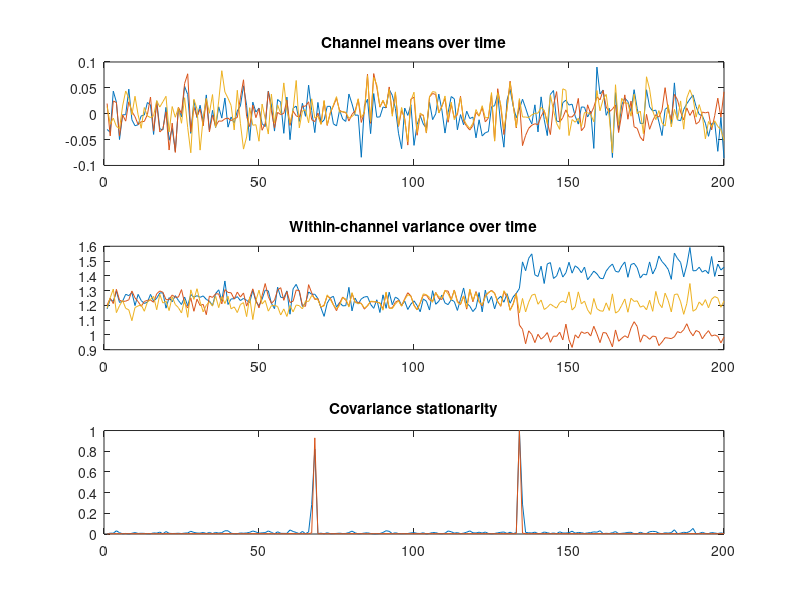

Source code (MATLAB): (Note: this script raises an error after producing the figure.)



%% Chapter 9.1, Figure 9.1

n = 10000;
nbins = 200;

x = linspace(0,5,n) + randn(1,n);
y = randn(1,n);

% This is a fast way to compute means over non-overlapping windows.
% Note that it will work only if 'nbins' neatly fits into 'n'.
% As an exercise, modify the code below so it will work if n=10001.
timeMeanX = mean(reshape(x,n/nbins,nbins));
timeMeanY = mean(reshape(y,n/nbins,nbins));

subplot(221)
plot(x)
xlabel('Time'), ylabel('Value')
title('Mean non-stationary signal')

subplot(222)
plot(y)
xlabel('Time'), ylabel('Value')
title('Mean stationary signal')

subplot(223)
plot(1:n/nbins:n,timeMeanX)
xlabel('Time'), ylabel('Mean value')

subplot(224)
plot(1:n/nbins:n,timeMeanY)
xlabel('Time'), ylabel('Mean value')

%% Chapter 9.1, Figure 9.2

% compute the derivative of mean-non-stationary variable x
x = diff(x);
x(end+1)=x(end);

% recompute means over time
timeMeanX = mean(reshape(x,n/nbins,nbins));

clf
subplot(221)
plot(x)
xlabel('Time'), ylabel('Value')
title('Mean non-stationary signal, made stationary')

subplot(223)
plot(1:n/nbins:n,timeMeanX)
xlabel('Time'), ylabel('Value')

%% Chapter 9.2, Figure 9.3

% increasing variance over time
x = linspace(1,5,n) .* randn(1,n);

% variance increases then decreases over time
y = exp(-linspace(-1,1,n).^2) .* randn(1,n);

% Same trick as above to compute variance over non-overlapping windows.
% This will also only work if 'nbins' neatly divides into 'n'.
timevarX = var(reshape(x,n/nbins,nbins),[],1);
timevarY = var(reshape(y,n/nbins,nbins),[],1);

subplot(221)
plot(x)
xlabel('Time'), ylabel('Value')
title('Variance non-stationary signal')

subplot(222)
plot(y)
xlabel('Time'), ylabel('Value')
title('Variance non-stationary signal')

subplot(223)
plot(1:n/nbins:n,timevarX)
xlabel('Time'), ylabel('Variance')

subplot(224)
plot(1:n/nbins:n,timevarY)
xlabel('Time'), ylabel('Value')

%% Chapter 9.3, Figure 9.4

srate = 1000;
t = 0:1/srate:5;
n = length(t);

% Chirp of randomly fluctuating frequencies
freqTS = interp1(10*rand(5,1),linspace(1,5,n),'spline');
centfreq = mean(freqTS);
k = (centfreq/srate)*2*pi/centfreq;
y = sin(2*pi.*centfreq.*t + k*cumsum(freqTS-centfreq));

% compute phase velocity (remember from chapter 8 that this value, when
% scaled, is the instantaneous frequency of the signal.
phases1 = diff(unwrap(angle(hilbert(y))));

% now create a signal that is phase stationary
y = sin(2*pi.*10.*t);
phases2 = diff(unwrap(angle(hilbert(y))));

% plot
subplot(211)
plot(t(1:end-1),phases1)
set(gca,'ylim',[0 .15])
ylabel('Phase angle derivative')
title('Phase non-stationary signal')

subplot(212)
plot(t(1:end-1),phases2)
set(gca,'ylim',[0 .15])
xlabel('Time (s)'), ylabel('Phase angle derivative')
title('Phase stationary signal')

%% Chapter 9.4, Figure 9.5

% N per section
n = 100000;

% covariance matrices (3x3 because there will be 3 variables)
v{1} = [1 .5  0; .5  1  0;  0  0  1.1];
v{2} = [1.1 .1  0; .1  1.1  0;  0  1.1 .1];
v{3} = [.8  0 .9;  0 1  0; 0 0  1.1];

% initialize matrices
mvsig = zeros(0,length(v));
covar = cell(size(v));

% Loop through covariance segments
for i=1:length(v)
    % create ideal covariance matrix
    c = chol(v{i}*v{i}');
    
    % create random numbers with this covariance structure
    tempd = randn(n,size(v{i},1))*c;
    
    % compute the actual covariance
    covar{i} = (tempd'*tempd)/n;
    mvsig = cat(1,mvsig,tempd);
end
nn = length(mvsig);

% plot the three time series
figure(1), clf
subplot(211)
plot(mvsig)
hold on
plot([n n;n*2 n*2]',get(gca,'ylim'),'k:')

% and plot the covariance matrices within each segment
for i=1:3
    subplot(2,3,i+3)
    imagesc(covar{i})
    set(gca,'clim',[-1.5 1.5])
    title([ 'Covariance of segment ' num2str(i) ])
end

%% Chapter 9.4, Figure 9.6

% Convert the signal to 3D as done previously 
% to easily compute mean and variance.
nbins = 200;
d3d   = reshape(mvsig,nn/nbins,nbins,length(v));

% mean stationarity
timeMean = reshape( mean(d3d,1),nbins,length(v) );
subplot(311)
plot(timeMean)
title('Channel means over time')

% variance stationarity
timeVar = reshape( var(d3d,[],1),nbins,length(v) );
subplot(312)
plot(timeVar)
title('Within-channel variance over time')


% initialize time-covariance matrices
timeCovar = zeros(nbins,length(v),length(v));
y = zeros(nbins,2);

% loop over bins
for bini=1:nbins
    
    % compute and store the covariance in this bin
    timeCovar(bini,:,:) = (squeeze(d3d(:,bini,:))'*squeeze(d3d(:,bini,:)))/size(d3d,1);
    
    % Compute 'distance' between the current and previous covariance
    % matrices, using two different distance metrics.
    if bini>1
        % First, Euclidean distance between the covariance matrices.
        y(bini,1) = sum( (reshape(timeCovar(bini,:,:)-timeCovar(bini-1,:,:),1,[]).^2 ));
        
        % Second, ratio of largest to smallest eigenvalues in a joint Eigen
        % decomposition.
        e = eig( squeeze(timeCovar(bini,:,:)) , squeeze(timeCovar(bini-1,:,:)) );
        y(bini,2) = e(end)/e(1);
    end
end

% Plot the distance results. They are scaled by their maximum values to be
% plotted on the same graph. They produce nearly identical results.
subplot(313)
plot(bsxfun(@rdivide,y,max(y)))
title('Covariance stationarity')

% Importantly, only the covariance distance metrics can successfully
% identify the non-stationarities in the covariances.

%% Chapter 9.5

% To evaluate the statistical significance of stationarity, use the function mutualinformationX.
% For example, to test for mean stationarity, re-run the code for chapter 9.1 and then:
[miX,entropyX,fd_binsX,pvalX] = mutualinformationx(timeMeanX,1:nbins,[],1);
[miY,entropyY,fd_binsY,pvalY] = mutualinformationx(timeMeanY,1:nbins,[],1);
% When the 4th input is a 1, the resulting pval (probability value) will be the probability that a 
% mutual information value as large as the observed value could have been obtained by chance. By
% statistical convention, if that value is smaller than 0.05 (5% probability of occuring by chance),
% it is deemed significant, which is to say, there is significant non-stationarity. Note that because
% of random distribution calculations, the p-value will change slightly each time it is called.



% Next, try re-running the code for chapter 9.2 and then the following lines.
[miX,entropyX,fd_binsX,pvalX] = mutualinformationx(timevarX,1:nbins,[],1);
[miY,entropyY,fd_binsY,pvalY] = mutualinformationx(timevarY,1:nbins,[],1);
% Both mutual information values are statistically significant, indicate non-stationarity. 
% Mutual information is thus able to identify both linear and nonlinear relationships.

%% Chpater 9.6, Figure 9.7

% signal properties
srate = 1000;
t = 0:1/srate:9;
n = length(t);

% create double-chirp
freqTS   = linspace(12,30,n);
centfreq = mean(freqTS);
k        = (centfreq/srate)*2*pi/centfreq;
basesig  = sin(2*pi.*centfreq.*t + k*cumsum(freqTS-centfreq)) + sin(2*pi*10*t);

% plot time domain representation
figure(2),clf
subplot(211)
plot(t,basesig)


% setup parameters for wavelet convolution
wavetime    = -2:1/srate:2;
Lconv       = length(t)+length(wavetime)-1;
halfwavsize = floor(length(wavetime)/2);

nfrex = 50;
frex  = linspace(5,40,nfrex);
ncyc  = linspace(8,30,nfrex);

% loop through 5 simulations; 4 with different noise characteristics, and
% one with no noise for comparison.
for simi=1:5
    
    if simi==1
        % mean and variance stationary
        signal = basesig + randn(1,n)*2;
    elseif simi==2
        % mean non-stationary, variance stationary
        signal = basesig + linspace(1,5,n) + randn(1,n)*2;
    elseif simi==3
        % mean stationary, variance non-stationary
        signal = basesig + linspace(0,5,n) .* randn(1,n)*2;
    elseif simi==4
        % mean and variance non-stationary
        signal = basesig + linspace(0,5,n) + linspace(0,5,n) .* randn(1,n)*2;
    else
        % normal signal, for comparison
        signal = basesig;
    end
    
    % Fourier spectrum of signal
    sigX = fft(signal,Lconv);
    % initialize time-frequency matrix
    tf   = zeros(length(frex),length(t));
    
    % loop through frequencies
    for fi=1:nfrex
        % create complex Morlet wavelet
        w       = 2*( ncyc(fi)/(2*pi*frex(fi)) )^2; % w is width of Gaussian
        cmwX    = fft(exp(1i*2*pi*frex(fi).*wavetime) .* exp( (-wavetime.^2)/w ), Lconv);
        cmwX    = cmwX./max(cmwX); % amplitude scaling
        convres = ifft( sigX.*cmwX );
        convres = convres(halfwavsize:end-halfwavsize-1);
        
        tf(fi,:) = abs(convres).^2;
    end
    
    % Simulations 1-4 go in one plot; 
    % simulation 5 (without noise) goes in a separate plot.
    if simi<5
        figure(1), subplot(2,2,simi)
    else
        figure(2), subplot(223)
    end
    
    % and finally draw the plot
    contourf(t,frex,tf,40,'linecolor','none')
    set(gca,'clim',[0 .3])
end

%% end
